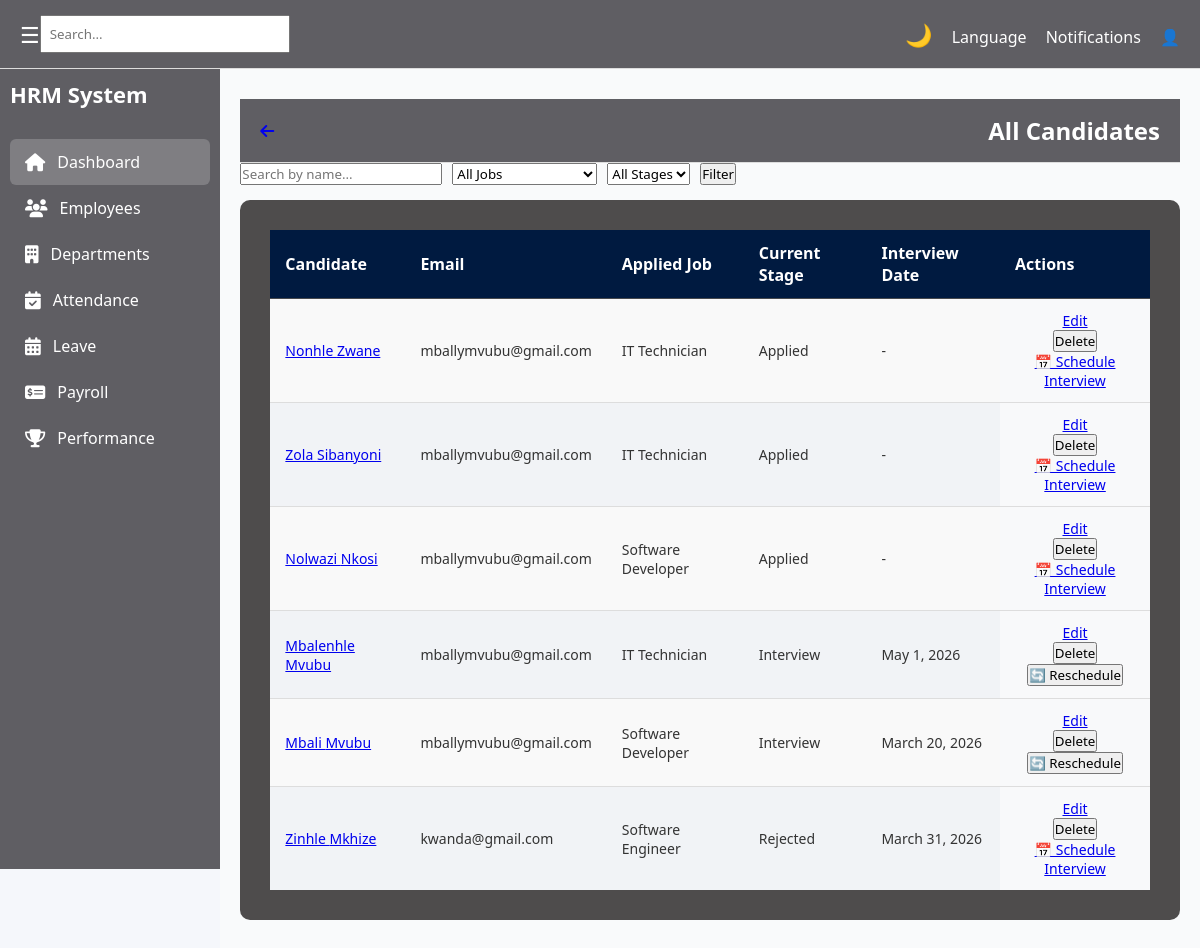
Page /hr/recruitment/candidates/ on the committed database.
### hr/models.py (models this page shows, shortened)
class Candidate(models.Model):
    STAGE_CHOICES = [
        ('Applied','Applied'),
        ('Interview','Interview'),
        ('Hired','Hired'),
        ('Rejected','Rejected'),
    ]
    ONBOARDING_STATUS = [
        ('Pending','Pending'),
        ('Completed','Completed'),
    ]
    first_name = models.CharField(max_length=100)
    last_name = models.CharField(max_length=100)
    email = models.EmailField()
    applied_job = models.ForeignKey('Job', on_delete=models.CASCADE)
    current_stage = models.CharField(max_length=50, choices=STAGE_CHOICES, default='Applied')
    interview_date = models.DateField(null=True, blank=True)
    onboarding_status = models.CharField(
        max_length=20,
        choices=ONBOARDING_STATUS,
        default='Pending'
    )

class Job(models.Model):
    POSITION_TYPES = [
        ('Full-time', 'Full-time'),
        ('Part-time', 'Part-time'),
        ('Contract', 'Contract'),
    ]
    STATUS_CHOICES = [
        ('Open', 'Open'),
        ('Closed', 'Closed'),
        ('Closing Soon', 'Closing Soon'),
    ]
    title = models.CharField(max_length=100)
    department = models.CharField(max_length=100)
    job_type = models.CharField(max_length=20, choices=POSITION_TYPES)
    location = models.CharField(max_length=100)
    salary = models.CharField(max_length=100, blank=True)
    description = models.TextField()
    requirements = models.TextField()
    company_name = models.CharField(max_length=100)
    company_logo = models.ImageField(upload_to='logos/', blank=True, null=True)
    application_link = models.URLField(blank=True)
    posted_date = models.DateField(auto_now_add=True)
    status = models.CharField(max_length=20, choices=STATUS_CHOICES, default='Open')

### hr/views.py (the view)
# urls.py: path('recruitment/candidates/', views.view_candidates, name='view_candidates'),
def view_candidates(request):
    candidates = Candidate.objects.all().order_by('-id')
    search = request.GET.get('search', '')
    job_id = request.GET.get('job')
    stage = request.GET.get('stage')
    if search:
        candidates = candidates.filter(
            Q(first_name__icontains=search) | Q(last_name__icontains=search)
        )
    if job_id:
        candidates = candidates.filter(applied_job_id=job_id)
    if stage:
        candidates = candidates.filter(current_stage=stage)
    jobs = Job.objects.all()
    stages = ['Applied', 'Interview', 'Hired', 'Rejected']
    interviews = InterviewSchedule.objects.select_related('candidate').all().order_by('interview_date')
    context = {
        'candidates': candidates,
        'jobs': jobs,
        'stages': stages,
        'selected_job': int(job_id) if job_id else None,
        'selected_stage': stage,
        'interviews': interviews,
        'request': request,
    }
    return render(request, 'hr/pages/view_candidates.html', context)

### hr/templates/hr/pages/view_candidates.html (shortened to what this page needs)
{% extends "hr/base/base.html" %}
{% load static %}
{% block content %}
<section class="content">
    <div class="topbar">
        <a href="{% url 'recruitment' %}"><i class="fas fa-arrow-left"></i></a>
        <h2>All Candidates</h2>
    </div>
    <form method="GET" class="filter-form" style="margin-bottom:15px; display:flex; gap:10px; flex-wrap:wrap;">
        <input type="text" name="search" placeholder="Search by name..." value="{{ request.GET.search|default:'' }}">
        <select name="job">
            <option value="">All Jobs</option>
        </select>
        <select name="stage">
            <option value="">All Stages</option>
        </select>
        <button type="submit" class="submit-btn">Filter</button>
    </form>
    <div class="box">
        <table class="attendance-table">
            <thead>
                <tr>
                    <th>Candidate</th>
                    <th>Email</th>
                    <th>Applied Job</th>
                    <th>Current Stage</th>
                    <th>Interview Date</th>
                    <th>Actions</th>
                </tr>
            </thead>
            <tbody>
                {% for candidate in candidates %}
                <tr>
                    <td><a href="{% url 'view_candidate' candidate.pk %}">{{ candidate.first_name }} {{ candidate.last_name }}</a></td>
                    <td>{{ candidate.email }}</td>
                    <td>{{ candidate.applied_job.title }}</td>
                    <td>{{ candidate.current_stage }}</td>
                    <td>{{ candidate.interview_date|default:"-" }}</td>
                    <td class="action-buttons">
                        <a href="{% url 'edit_candidate' candidate.pk %}" class="edit-btn">Edit</a>
                        <form action="{% url 'delete_candidate' candidate.pk %}" method="POST" class="inline-form">
                            <button type="submit" class="delete-btn"
                                onclick="return confirm('Are you sure you want to delete this candidate?');">Delete</button>
                        </form>
                        {% if candidate.current_stage == "Interview" %}
                        <form action="{% url 'schedule_interview' candidate.pk %}" method="GET" class="inline-form">
                            <button type="submit" class="schedule-btn">🔄 Reschedule</button>
                        </form>
                        {% else %}
                        <a href="{% url 'schedule_interview' candidate.pk %}" class="schedule-btn">📅 Schedule Interview</a>
                        {% endif %}
                    </td>
                </tr>
                {% empty %}
                <tr>
                    <td colspan="6">No candidates found</td>
                </tr>
                {% endfor %}
            </tbody>
        </table>
    </div>
</section>
{% endblock %}

### hr/static/hr/css/global.css (style rules this page uses)
* { margin: 0; padding: 0; box-sizing: border-box; font-family: "Segoe UI", sans-serif; }
body { background: white; transition: background 0.3s, color 0.3s; }
.topbar { background: rgb(95, 94, 99); padding: 15px 20px; color: white; display: flex; justify-content: space-between; align-items: center; border-bottom: 1px solid #ddd; }
.content { padding: 25px; color: #000; }
.content h1, .content p, .content .card, .content .box { color: #000; }
.box { background: rgb(172, 168, 168); padding: 20px; border-radius: 10px; transition: transform 0.3s, box-shadow 0.3s; }
.box { background: rgb(78, 76, 76); padding: 20px; border-radius: 10px; }
.attendance-table { width: 100%; border-collapse: collapse; border: 10px solid #001f4d; border-radius: 6px; overflow: hidden; }
.attendance-table td, .attendance-table th { border-bottom: 1px solid #47494d; padding: 10px; }
body { margin: 0; font-family: "Segoe UI", sans-serif; height: 100vh; }

### hr/static/hr/css/attendance.css (style rules this page uses)
.attendance-table { width: 100%; border-collapse: collapse; border: 10px solid #001f4d; border-radius: 6px; overflow: hidden; }
.attendance-table td, .attendance-table th { border-bottom: 1px solid #47494d; padding: 10px; }
.attendance-table thead { background-color: #001a40; color: #fff; }
.attendance-table thead th { padding: 12px 15px; text-align: left; font-weight: 600; }
.attendance-table tbody tr { background-color: #f9f9f9; transition: background 0.2s; }
.attendance-table tbody tr:nth-child(even) { background-color: #f1f3f6; }
.attendance-table tbody td { padding: 12px 15px; border-bottom: 1px solid #ddd; font-size: 14px; color: #333; }

### hr/static/hr/css/performance.css (style rules this page uses)
.content { padding: 20px; }
.content { padding: 30px 20px; font-family: 'Segoe UI', Tahoma, Geneva, Verdana, sans-serif; color: #111827; background: #f9fafb; }

### hr/static/hr/css/department.css (style rules this page uses)
.action-buttons { text-align: center; padding: 15px; background: #f8f9fa; border-top: 1px solid #dee2e6; }

### hr/static/hr/css/apply_leave.css (style rules this page uses)
body { background-color: #f5f7fb; font-family: Arial, Helvetica, sans-serif; }

### rows in the picture
Candidate: first_name "Nonhle", last_name "Zwane", email "mballymvubu@gmail.com", applied_job "IT Technician", current_stage "Applied", interview_date "-", shows "📅 Schedule Interview"
Candidate: first_name "Zola", last_name "Sibanyoni", email "mballymvubu@gmail.com", applied_job "IT Technician", current_stage "Applied", interview_date "-", shows "📅 Schedule Interview"
Candidate: first_name "Nolwazi", last_name "Nkosi", email "mballymvubu@gmail.com", applied_job "Software Developer", current_stage "Applied", interview_date "-", shows "📅 Schedule Interview"
Candidate: first_name "Mbalenhle", last_name "Mvubu", email "mballymvubu@gmail.com", applied_job "IT Technician", current_stage "Interview", interview_date "May 1, 2026", shows "🔄 Reschedule"
Candidate: first_name "Mbali", last_name "Mvubu", email "mballymvubu@gmail.com", applied_job "Software Developer", current_stage "Interview", interview_date "March 20, 2026", shows "🔄 Reschedule"
Candidate: first_name "Zinhle", last_name "Mkhize", email "kwanda@gmail.com", applied_job "Software Engineer", current_stage "Rejected", interview_date "March 31, 2026", shows "📅 Schedule Interview"
